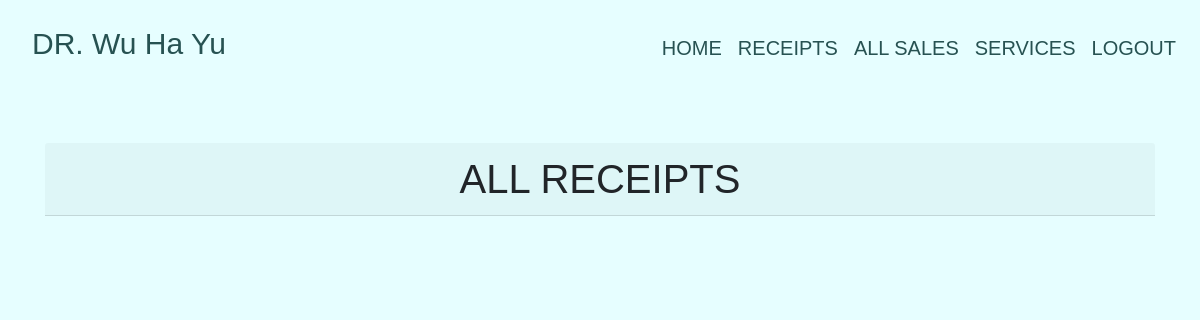
Before: /reciept (signed in) with the older database file.
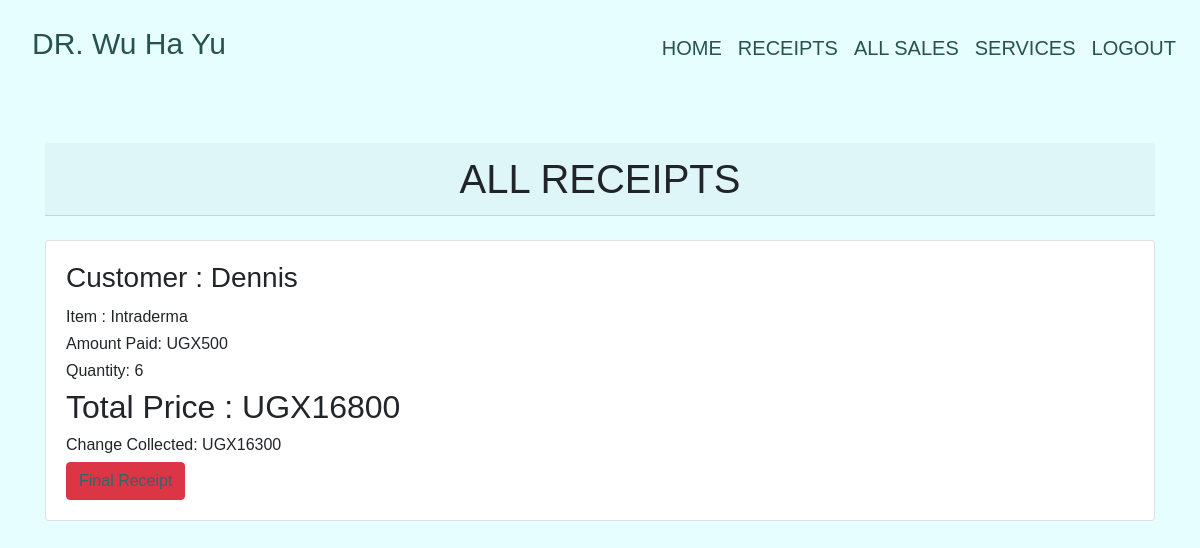
After: the same page with the newer database file.
### pharmacy/models.py (models this page shows, shortened)
class Sale(models.Model):
    item = models.ForeignKey( Product, on_delete = models.CASCADE)
    quantity = models.IntegerField(default = 0, null = False, blank = True)
    amount_received = models.IntegerField(default = 0, null = False, blank = True)
    issued_to = models.CharField(max_length=50, null = True, blank = True)
    unit_price = models.IntegerField(default = 0, null = False, blank = True)
    def get_total(self):
        total = self.quantity * self.item.unit_price
        return int(total)
    def get_change(self):
        change = self.get_total() - self.amount_received
        return abs(int(change))

class Product(models.Model):
    category_name = models.ForeignKey(Category, on_delete=models.CASCADE, null=True, blank = True)
    item_name = models.CharField(max_length =50, null = True, blank = True)
    total_quantity = models.IntegerField(default = 0, null = True, blank = True)
    issued_quantity = models.IntegerField(default = 0, null = True, blank = True)
    received_quantity = models.IntegerField(default = 0, null = True, blank = True)
    unit_price = models.IntegerField(default = 0, null = True, blank = True)
    manufacturer = models.CharField(max_length=50, null = True, blank = True)
    brand = models.CharField(max_length=50, null = True, blank = True)
    def __str__(self):
        return self.item_name

### pharmacy/views.py (the view)
# urls.py: path('reciept', views.reciept, name='reciept'),
@login_required
def reciept(request):
    sales = Sale.objects.all().order_by('-id')
    return render(request, 'products/reciept.html', {'sales': sales})

### templates/products/reciept.html
{% extends 'products/base.html'%} {% block content%}
<br /><br>
<div class="container">
  <h1 class="card-header text-center">ALL RECEIPTS</h1><br>
  {% for sale in sales %}
  <div class="card">
    <div class="card-body">
      <h3 class="card-title">Customer : {{sale.issued_to | title}}</h3>
      <h6 class="card-text">Item : {{sale.item}}</h6>
      <h6 class="card-text">Amount Paid:  UGX{{ sale.amount_received }}</h6>
      <h6 class="card-text">Quantity: {{sale.quantity }}</h6>
      <h2>Total Price :  UGX{{ sale.get_total }}</h2>
      <div style="flex: 1">
        <h6 class="card-text">Change Collected:  UGX{{ sale.get_change }}</h6>
        <a  href="{% url 'reciept_detail' sale.id %}">
          <input
            type="submit"
            value="Final Receipt"
            class="btn btn-danger"
            type="button"
            style="color: rgb(43, 105, 105);"
          />
        </a>
      </div>
    </div>
  </div>
  <br />
  {% endfor %}
</div>
{% endblock %}

Changed rows visible on the page:
added Sale: issued_to "Dennis", item "Intraderma", amount_received "500", quantity "6", get_total "16800", get_change "16300"
